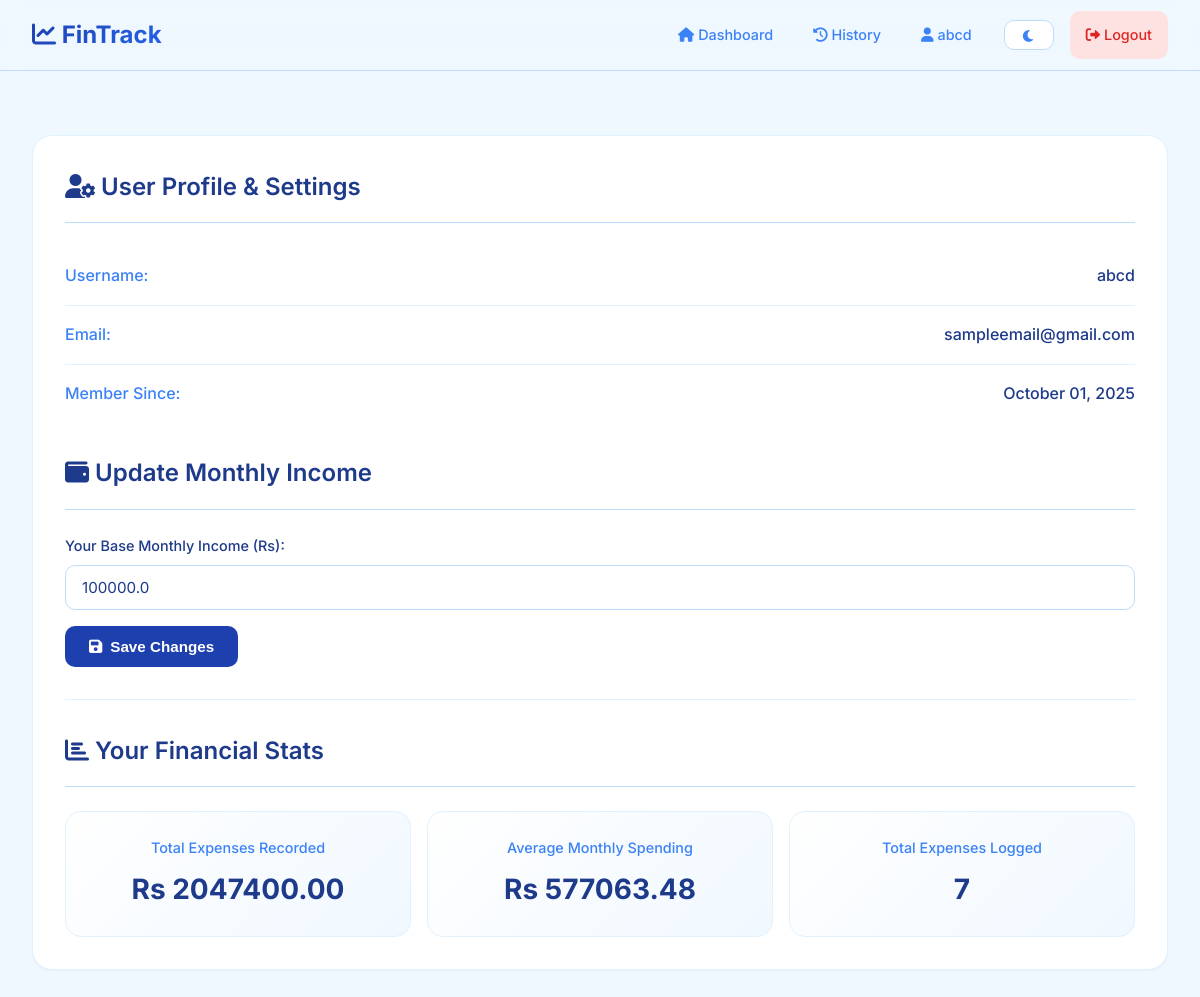
The app's page /profile (signed in) with its own data.
### app.py (models this page shows)
class User(db.Model):
    id = db.Column(db.Integer, primary_key=True)
    username = db.Column(db.String(80), unique=True, nullable=False)
    email = db.Column(db.String(120), unique=True, nullable=False)
    password_hash = db.Column(db.String(120), nullable=False)
    monthly_income = db.Column(db.Float, default=0.0)
    created_at = db.Column(db.DateTime, default=datetime.utcnow)
    expenses = db.relationship('Expense', backref='user', lazy='dynamic')
    additional_incomes = db.relationship('AdditionalIncome', backref='user', lazy='dynamic')

### app.py (the view, shortened to what this page needs)
@app.route('/profile', methods=['GET', 'POST'])
@login_required
def profile():
    user = User.query.get(session['user_id'])
    total_expenses = sum(expense.amount for expense in user.expenses.all())
    days_since_creation = (datetime.utcnow() - user.created_at).days
    if days_since_creation > 0:
        months_since_creation = max(1, days_since_creation / 30.44)
        avg_monthly = total_expenses / months_since_creation
    else:
        avg_monthly = 0
    return render_template(
        'profile.html',
        user=user,
        total_expenses=total_expenses,
        avg_monthly=avg_monthly
    )

### app.py (called while the page is built)
def login_required(f):
    from functools import wraps
    @wraps(f)
    def decorated_function(*args, **kwargs):
        if 'user_id' not in session:
            return redirect(url_for('login'))
        return f(*args, **kwargs)
    return decorated_function

### templates/Profile.html
{% extends "base.html" %}
{% block content %}
<div class="profile-container">
    <div class="card">
        <h1><i class="fas fa-user-cog"></i> User Profile & Settings</h1>
        <div class="profile-info">
            <div class="info-item">
                <label>Username:</label>
                <span>{{ user.username }}</span>
            </div>
            <div class="info-item">
                <label>Email:</label>
                <span>{{ user.email }}</span>
            </div>
            <div class="info-item">
                <label>Member Since:</label>
                <span>{{ user.created_at.strftime('%B %d, %Y') }}</span>
            </div>
        </div>
        <h2 style="margin-top: 30px;"><i class="fas fa-wallet"></i> Update Monthly Income</h2>
        <form action="{{ url_for('profile') }}" method="POST" class="profile-form">
            <div class="form-group">
                <label for="monthly_income">Your Base Monthly Income (Rs):</label>
                <input type="number" id="monthly_income" name="monthly_income" value="{{ user.monthly_income }}" step="0.01" required>
            </div>
            <button type="submit" class="btn btn-primary"><i class="fas fa-save"></i> Save Changes</button>
        </form>
        <div class="profile-stats">
            <h2><i class="fas fa-chart-bar"></i> Your Financial Stats</h2>
            <div class="stats-grid">
                <div class="stat-item">
                    <h4>Total Expenses Recorded</h4>
                    <p>Rs {{ "%.2f"|format(total_expenses) }}</p>
                </div>
                <div class="stat-item">
                    <h4>Average Monthly Spending</h4>
                    <p>Rs {{ "%.2f"|format(avg_monthly) }}</p>
                </div>
                 <div class="stat-item">
                    <h4>Total Expenses Logged</h4>
                    <p>{{ user.expenses.count() }}</p>
                </div>
            </div>
        </div>
    </div>
</div>
{% endblock %}

### templates/Base.html (shortened to what this page needs)
<!DOCTYPE html>
<html lang="en">
<head>
    <link rel="stylesheet" href="{{ url_for('static', filename='style.css') }}">
    <link rel="stylesheet" href="https://cdnjs.cloudflare.com/ajax/libs/font-awesome/6.0.0/css/all.min.css">
</head>
<body>
    {% if 'user_id' in session %}
    <nav class="navbar">
        <div class="nav-container">
            <div class="nav-brand">
                <h2><i class="fas fa-chart-line"></i> FinTrack</h2>
            </div>
            <div class="nav-links">
                <a href="{{ url_for('home') }}" class="nav-link"><i class="fas fa-home"></i> Dashboard</a>
                <a href="{{ url_for('history') }}" class="nav-link"><i class="fas fa-history"></i> History</a>
                <a href="{{ url_for('profile') }}" class="nav-link"><i class="fas fa-user"></i> {{ session['username'] }}</a>
                <div class="theme-toggle-container">
                    <button id="themeToggle" class="theme-toggle">
                        <i class="fas fa-moon"></i>
                    </button>
                </div>
                <a href="{{ url_for('logout') }}" class="nav-link logout"><i class="fas fa-sign-out-alt"></i> Logout</a>
            </div>
        </div>
    </nav>
    {% endif %}
    <div class="container">
        {% block content %}{% endblock %}
    </div>
</body>
</html>

### records on screen
User: username "abcd", email "sampleemail@gmail.com", created_at "October 01, 2025", monthly_income "100000.0"

### other values on screen
{{ "%.2f"|format(total_expenses) }} "2047400.00"
{{ "%.2f"|format(avg_monthly) }} "577063.48"
{{ user.expenses.count() }} "7"
